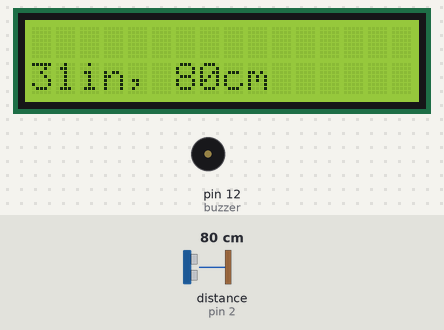
This sketch was run on a simulated Arduino Uno, built with avr-gcc and run on an emulated ATmega328P. Shown: 16×2 character LCD, buzzer (waves = sounding, pin HIGH). Wiring (inferred from the names in the program): ultrasonic range finder: trigger pin 3; echo pin 2. The inputs (shaded band) are chosen by the test bench; at power-on: distance to the obstacle (sensor on pin 2) 80 cm. The echo pulse lasts 58.3 µs per cm; pins used as bus, display or sensor lines are not drawn.

Above: at 1.2 s.
1.3 s: distance to the obstacle (sensor on pin 2) set to 18 cm
At 2.4 s:
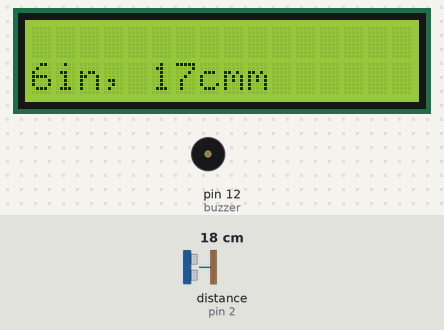
3.5 s: distance to the obstacle (sensor on pin 2) set to 13 cm
At 5.2 s:
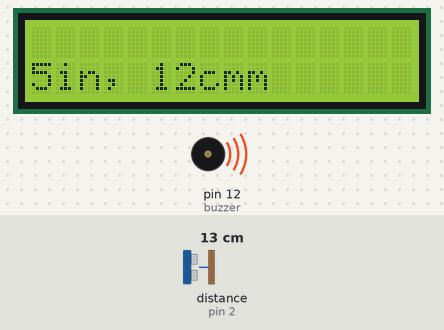
5.5 s: distance to the obstacle (sensor on pin 2) set to 2 cm
At 7.1 s:
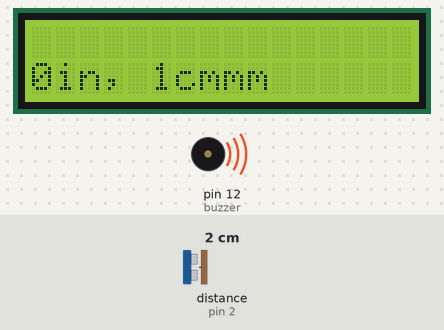
Timing chart, 0 to 8.6 s (numbered marks = the images above; inputs shaded):
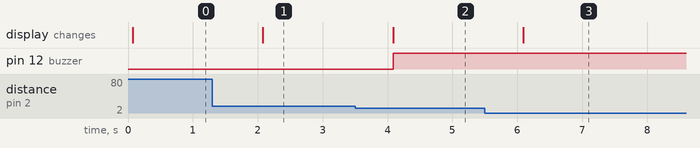

Measured:
- the behaviour switches between 16 and 15 cm on distance to the obstacle (sensor on pin 2) (found by bisection; images 1 and 2)
- after the input at 1.3 s, the display: changes after 0.78 s (image 1)
- after the input at 3.5 s, pin 12 (buzzer): LOW → HIGH after 0.59 s; the display: changes after 0.59 s (image 2)
- after the input at 5.5 s, the display: changes after 0.59 s (image 3)

The sketch:

reverse_carparking.ino
```cpp
#include<LiquidCrystal.h>
const int trigpin = 3;
const int buzzer = 12;
const int echopin = 2;
LiquidCrystal lcd(8, 9, 4, 5, 6, 7);

void setup() {
  // put your setup code here, to run once:
lcd.begin(16,2);
lcd.setCursor(8,8);
pinMode(buzzer,OUTPUT);

}

void loop() {
  // put your main code here, to run repeatedly:
long duration,inches,cm;
lcd.setCursor(0,1);
pinMode(trigpin,OUTPUT);
digitalWrite(trigpin, LOW);
delayMicroseconds(2);
digitalWrite(trigpin, HIGH);
delayMicroseconds(10);
digitalWrite(trigpin, LOW);
pinMode(echopin,INPUT);
duration = pulseIn(echopin,HIGH);
inches = microsecondsToInches(duration);
cm=microsecondsToCentimeters(duration);
lcd.print(inches);
lcd.print("in, ");
lcd.print(cm);
lcd.print("cm");
if(inches < 6)
  {
    digitalWrite(buzzer, HIGH);
  }
  else
  {
    digitalWrite(buzzer, LOW);
  }

delay(1000);
}
long microsecondsToInches(long microseconds)
{
  return microseconds/74/2;
}
long microsecondsToCentimeters(long microseconds)
{
  return microseconds/29/2;
}
```
